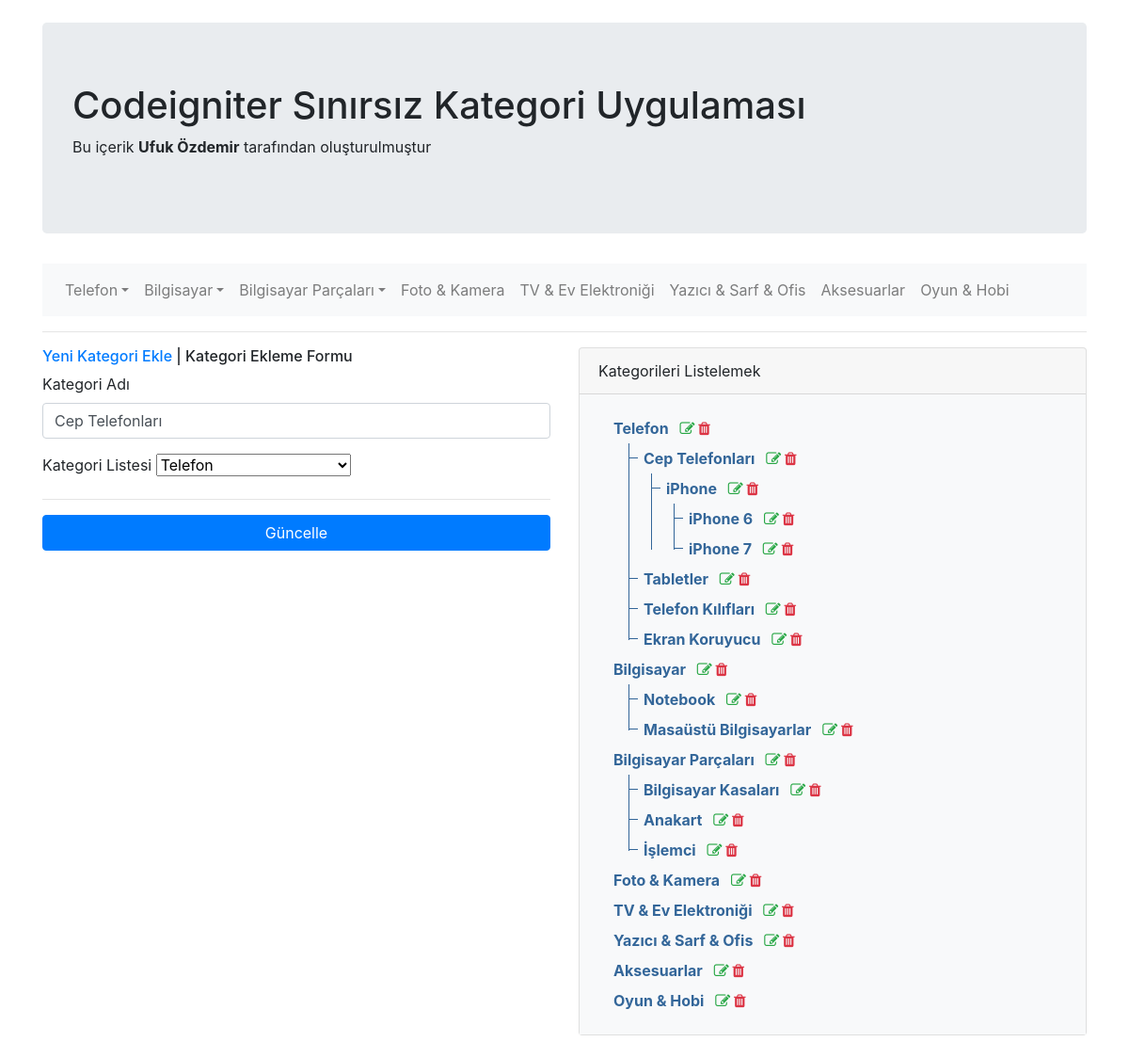
The page /kategori/kategoriduzenle/9 on the database its author committed.
### tables this page shows
CREATE TABLE `kategoriler` (
  `kategori_id` int(11) unsigned NOT NULL AUTO_INCREMENT,
  `kategori_adi` char(100) NOT NULL,
  `kategori_ustid` int(11) unsigned NOT NULL,
  PRIMARY KEY (`kategori_id`),
  UNIQUE KEY `kategori_id` (`kategori_id`) USING BTREE
);

### application/controllers/Kategori.php (called while the page is built, shortened)
<?php
    class Kategori extends CI_Controller {
        public function __construct() {
            $this->load->model("kategori_model");
        }
        public function kategoriduzenle($id) {
            if ($id == 0) {
                $return = array(
                    "mesaj" => "<div class='alert alert-danger' role='alert'>Düzenlenecek Kategoriyi Seçmediniz</div>"
                );
                $this->load->view('kategori', $return);
            } else {
                $data = $this->kategori_model->kategori_getir($id);
                if ($data) {
                    $view          = new stdClass();
                    $view->sqlData = $data;
                    $this->load->view("kategoriduzenle", $view);
                } else {
                    $return = array(
                        "mesaj" => "<div class='alert alert-danger' role='alert'>Düzenlenecek Kategori Bulunamadı</div>"
                    );
                    $this->load->view('kategori', $return);
                }
            }
        }
    }

### index.php (called while the page is built, shortened)
<?php
require_once BASEPATH.'core/CodeIgniter.php';

### application/models/kategori_model.php (the view, shortened to what this page needs)
<?php
    class kategori_model extends CI_Model {
        public function altKategoriBul($id = 0, $str = 0, $ust_id) {
            $query = $this->db->where("kategori_ustid", $id)->get("kategoriler")->result();
            if ($query) {
                foreach ($query as $row) {
                    echo "<option ";
                    echo ($row->kategori_id == $ust_id) ? "selected" : null;
                    echo " value=".$row->kategori_id.">".str_repeat("-", $str).$row->kategori_adi."</option>";
                }
            }
        }
        public function KategoriListesi($id = 0) {
            $query = $this->db->where("kategori_ustid", $id)->get("kategoriler")->result();
            if ($query) {
                echo "<ul class=\"treeview\">";
                foreach ($query as $row) {
                    echo '<li>'.$row->kategori_adi;
                    echo '
                        <span class="ml-1 mr-1"></span>
                        <a class="text-success" href="'.base_url("kategori/kategoriduzenle/$row->kategori_id").'" data-toggle="tooltip" data-placement="top" title="Düzelt"><i class="fa fa-edit"></i></a>
                        <a class="text-danger delete" href="javascript:void(0);" data-link="'.base_url("kategori/sil/$row->kategori_id").'" data-title="'.$row->kategori_adi.'" data-toggle="tooltip" data-placement="top" title="Sil"><i class="fa fa-trash"></i></a>
                        ';
                    $this->KategoriListesi($row->kategori_id);
                }
                echo "</li></ul>";
            }
        }
        public function bootstrap_menu($kategori_id=0){
            $query = $this->db->where("kategori_ustid", $kategori_id)->get("kategoriler")->result();
            foreach ($query as $row) {
                $alt_kategori_say = $this->db->where("kategori_ustid", $row->kategori_id)->get("kategoriler")->num_rows();
                if ($alt_kategori_say > 0) {
                    if ($kategori_id != 0) {
                        echo '<li class="dropdown-item dropdown-toggle" data-toggle="dropdown">';
                        echo "<a href='javascript:void(0);' class='nav-link'>".$row->kategori_adi."</a>";
                    } else {
                        echo '<li class="nav-item dropdown">';
                        echo '<a class="nav-link dropdown-toggle" tabindex="0" data-toggle="dropdown" data-submenu="">'.$row->kategori_adi.'</a>';
                    }
                } else {
                    if ($kategori_id != 0) echo '<li class="dropdown-item">';
                    else echo '<li class="nav-item">';
                    echo "<a href='".base_url("kategori/kategoriduzenle/$row->kategori_id")."' class='nav-link'>".$row->kategori_adi."</a>";
                }
                if ( $alt_kategori_say > 0 ) {
                    $this->bootstrap_menu($row->kategori_id);
                }
                echo "</li>";
            }
        }
        public function kategori_getir($id) {
            $query = $this->db->where("kategori_id", $id)->get("kategoriler")->row();
            return $query;
        }
    }

### application/views/kategoriduzenle.php (shortened to what this page needs)
<!DOCTYPE html>
<html lang="en">
    <head>
    </head>
    <body>
        <div class="container mb-4">
            <div class="jumbotron mt-4">
                <h1>Codeigniter Sınırsız Kategori Uygulaması</h1>
                <p>Bu içerik <strong>Ufuk Özdemir</strong> tarafından oluşturulmuştur</p>
            </div>
            <div class="row">
                <div class="col">
                                <?php $this->kategori_model->menu(); ?>
                    <nav class="navbar navbar-expand-md navbar-light bg-light">
                        <div class="collapse navbar-collapse" id="navbarNavDropdown">
                            <ul class="navbar-nav">
                                <?php $this->kategori_model->bootstrap_menu(); ?>
                            </ul>
                        </div>
                    </nav>
                </div>
            </div>
            <hr>
            <div class="row">
                <div class="col">
                    <h6><a href="<?php echo base_url(); ?>">Yeni Kategori Ekle</a> | Kategori Ekleme Formu</h6>
                    <form action="<?php echo base_url("kategori/duzenle/$sqlData->kategori_id") ?>" method="post">
                        <div class="form-group">
                            <label for="exampleInput1">Kategori Adı</label>
                            <input type="text" class="form-control" id="exampleInput1" aria-describedby="emailHelp" value="<?php echo $sqlData->kategori_adi ?>" placeholder="Kategori Adını Yazın" name="kategori_adi">
                        </div>
                        <div class="form-group">
                            <label for="exampleFormControlSelect">Kategori Listesi</label>
                            <select class="selectpicker" data-live-search="true" data-width="100%" data-style="btn-danger" name="kategori_ustid">
                                <?php $this->kategori_model->altKategoriBul(0, 0, $sqlData->kategori_ustid); ?>
                            </select>
                        </div>
                        <hr>
                        <button type="submit" class="btn btn-primary btn-block">Güncelle</button>
                    </form>
                </div>
                <div class="col">
                    <div class="card">
                        <div class="card-header">Kategorileri Listelemek</div>
                        <div class="card-body bg-light">
                            <?php $this->kategori_model->kategoriListesi(); ?>
                        </div>
                    </div>
                </div>
            </div>
        </div>
    </body>
</html>

### application/views/bootstrap.php (style rules this page uses)
.treeview, .treeview ul { margin:0; padding:0; list-style:none; color: #369; }
.treeview ul { margin-left:1em; position:relative }
.treeview ul ul { margin-left:.5em }
.treeview ul:before { content:""; display:block; width:0; position:absolute; top:0; left:0; border-left:1px solid; bottom:15px; }
.treeview li { margin:0; padding:0 1em; line-height:2em; font-weight:700; position:relative }
.treeview ul li:before { content:""; display:block; width:10px; height:0; border-top:1px solid; margin-top:-1px; position:absolute; top:1em; left:0 }
.treeview li a { text-decoration: none; color:inherit; cursor:pointer; }

### rows shown on the page
kategoriler: kategori_adi "Telefon"
kategoriler: kategori_adi "Bilgisayar"
kategoriler: kategori_adi "Bilgisayar Parçaları"
kategoriler: kategori_adi "Foto & Kamera"
kategoriler: kategori_adi "TV & Ev Elektroniği"
kategoriler: kategori_adi "Yazıcı & Sarf & Ofis"
kategoriler: kategori_adi "Aksesuarlar"
kategoriler: kategori_adi "Oyun & Hobi"
kategoriler: kategori_adi "Cep Telefonları", kategori_ustid "Telefon"
kategoriler: kategori_adi "iPhone"
kategoriler: kategori_adi "iPhone 6"
kategoriler: kategori_adi "iPhone 7"
kategoriler: kategori_adi "Tabletler"
kategoriler: kategori_adi "Telefon Kılıfları"
kategoriler: kategori_adi "Ekran Koruyucu"
kategoriler: kategori_adi "Notebook"
kategoriler: kategori_adi "Masaüstü Bilgisayarlar"
kategoriler: kategori_adi "Bilgisayar Kasaları"
kategoriler: kategori_adi "Anakart"
kategoriler: kategori_adi "İşlemci"
